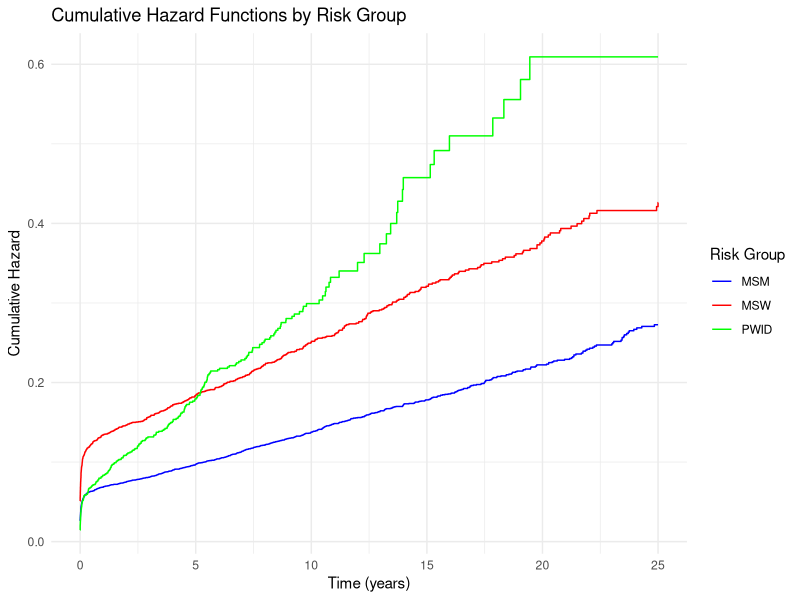
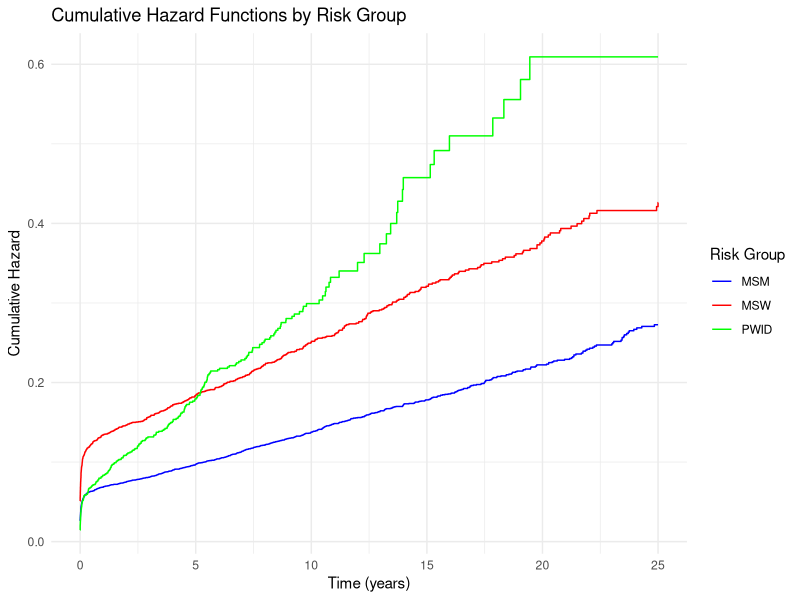

Write the R code that produced these figures, in order.
# Load the necessary packages
library(survival)
library(ggplot2)

# Read the dataset
data <- read.csv("dataHIV.csv")

# Fit a Cox proportional hazards model for each risk group
model_msm <- coxph(Surv(time, death) ~ CD4, data = subset(data, mode == "MSM"))
model_msw <- coxph(Surv(time, death) ~ CD4, data = subset(data, mode == "MSW"))
model_pwid <- coxph(Surv(time, death) ~ CD4, data = subset(data, mode == "PWID"))

# Get the estimated cumulative hazard functions for each model
cumhaz_msm <- survfit(model_msm)
cumhaz_msw <- survfit(model_msw)
cumhaz_pwid <- survfit(model_pwid)

# Extract the survival data
cumhaz_msm_df <- data.frame(time = cumhaz_msm$time, cumhazard = -log(cumhaz_msm$surv), group = "MSM")
cumhaz_msw_df <- data.frame(time = cumhaz_msw$time, cumhazard = -log(cumhaz_msw$surv), group = "MSW")
cumhaz_pwid_df <- data.frame(time = cumhaz_pwid$time, cumhazard = -log(cumhaz_pwid$surv), group = "PWID")

# Combine the data frames
cumhaz_data <- rbind(cumhaz_msm_df, cumhaz_msw_df, cumhaz_pwid_df)

# Plot the estimated cumulative hazard functions for each group
ggplot(data = cumhaz_data, aes(x = time, y = cumhazard, color = group)) +
  geom_step() +
  labs(title = "Cumulative Hazard Functions by Risk Group",
       x = "Time (years)",
       y = "Cumulative Hazard",
       color = "Risk Group") +
  scale_color_manual(values = c("blue", "red", "green")) +
  theme_minimal()

# Save the plot as an image file if needed
ggsave("cumulative_hazard_plot.png", width = 8, height = 6)